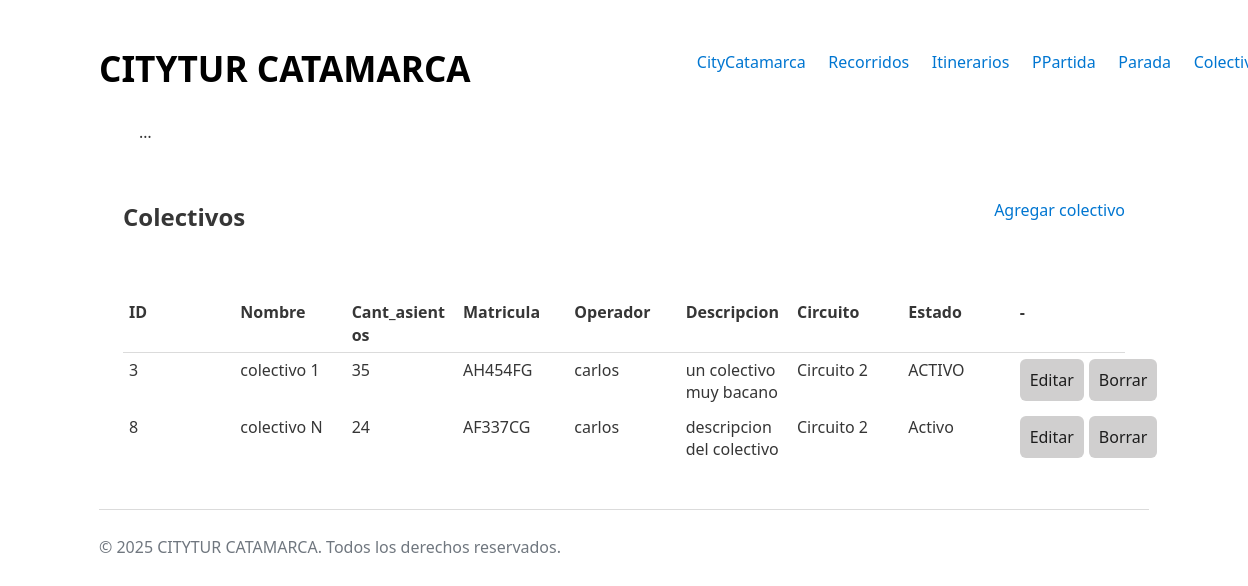
/colectivos/lista_colectivo/, run on the app's committed database.
### colectivos/models.py (models this page shows, shortened)
class Colectivo(models.Model):
    nombre = models.CharField(max_length= 20, default= 'sin nombre')
    cant_asientos = models.IntegerField()
    cant_ocupados = models.IntegerField(default= 0)
    matricula = models.CharField(max_length= 20)
    operador = models.ForeignKey(Usuario, on_delete= models.CASCADE)
    descripcion = models.TextField(max_length= 200, default= 'sin descripcion')
    circuito = models.ForeignKey(Circuito,
                                    on_delete= models.CASCADE,
                                    default= None,
                                    null=True,
                                    blank=True
                                )
    STATE_CHOICES = [
        ('ELIMINADO', 'Eliminado'),
        ('ACTIVO', 'Activo'),
        ('BAJA', 'Baja'),
    ]
    estado = models.CharField(max_length= 20, choices= STATE_CHOICES, default='ACTIVO')

### usuarios/models.py (models this page shows)
class Usuario(models.Model):
    dni = models.IntegerField()
    gmail = models.EmailField()
    nombre = models.CharField(max_length= 50)
    password = models.CharField(max_length= 50)
    ROLE_CHOICES = [
        ('TURISTA', 'Turista'),
        ('OPERADOR', 'Operador'),
        ('ADMIN', 'Admin'),
    ]
    rol = models.CharField(max_length=20, choices=ROLE_CHOICES)

### recorridos/models.py (models this page shows, shortened)
class Circuito(models.Model):
    nombre = models.CharField(max_length= 50)
    horario = models.DateTimeField()
    origen = models.CharField(max_length= 50, default='sin origen')
    destino = models.CharField(max_length= 50, default= 'sin destino')
    itinerario = models.ForeignKey(Itinerario, on_delete= models.CASCADE)
    STATE_CHOICES = [
        ('ELIMINADO', 'Eliminado'),
        ('ACTIVO', 'Activo'),
        ('BAJA', 'Baja'),
    ]
    estado = models.CharField(max_length= 20, choices= STATE_CHOICES, default= 'ACTIVO')

### colectivos/views.py (the view)
# urls.py: path('lista_colectivo/', views.lista_colectivo, name= 'colectivo_listar'),
def lista_colectivo(request):
    colectivos = Colectivo.objects.all()
    return render(request, 'colectivo_lista.html', {'colectivos': colectivos})

### colectivos/templates/colectivo_lista.html (shortened to what this page needs)
{% extends 'base.html' %}
{% block body_id %}colectivo_form{% endblock %}
{% block content %}
<main id="main-form">
    <div class="div-container">
        <h2> Colectivos </h2>
        <a href="{% url 'colectivos:colectivo_formulario' %}">Agregar colectivo</a>
    </div>
    <table class="table_view">
        <thead>
            <tr>
                <th>ID</th>
                <th>Nombre</th>
                <th>Cant_asientos</th>
                <th>Matricula</th>
                <th>Operador</th>
                <th>Descripcion</th>
                <th>Circuito</th>
                <th>Estado</th>
                <th>-</th>
            </tr>
        </thead>
        <tbody>
            {% for colectivo in colectivos %}
                <tr>
                    <td>{{ colectivo.pk }}</td>
                    <td>{{ colectivo.nombre }}</td>
                    <td>{{ colectivo.cant_asientos }}</td>
                    <td>{{ colectivo.matricula }}</td>
                    <td>{{ colectivo.operador.nombre }}</td>
                    <td>{{ colectivo.descripcion }}</td>
                    <td>{{ colectivo.circuito.nombre }}</td>
                    <td>{{ colectivo.estado }}</td>
                    <td class="td-btn">
                        <a class="btn btn-small" href="{% url 'colectivos:colectivo_editar' colectivo.pk %}"><button>Editar</button></a>
                        <form action="{% url 'colectivos:colectivo_eliminar' colectivo.pk %}" method="POST" style="display:inline;"
                            onsubmit="return confirm('Eliminar colectivo {{ colectivo.nombre }}?');">
                            <button type="submit">Borrar</button>
                        </form>
                    </td>
                </tr>
            {% empty %}
                <tr><td colspan="5">No hay colectivos cargados.</td></tr>
            {% endfor %}
        </tbody>
    </table>
</main>
{% endblock %}
{% block footer_script %}
    {{ block.super }}
{% endblock %}

### core/static/css/styles.css (style rules this page uses)
:root { --background-body: #fff; --background: #efefef; --background-alt: #f7f7f7; --selection: #9e9e9e; --text-main: #363636; --text-bright: #000; --text-muted: #70777f; --links: #0076d1; --focus: #0096bfab; --border: #dbdbdb; --button-base: #d0cfcf; --button-hover: #9b9b9b; --scrollbar-thumb: rgb(170, 170, 170); --scrollbar-thumb-hover: var(--button-hover); --form-placeholder: #949494; --form-text: #1d1d1d; }
html { scrollbar-color: #040a0f #202b38; scrollbar-color: var(--scrollbar-thumb) var(--background-body); scrollbar-width: thin; }
body { font-family: system-ui, -apple-system, BlinkMacSystemFont, 'Segoe UI', 'Roboto', 'Oxygen', 'Ubuntu', 'Cantarell', 'Fira Sans', 'Droid Sans', 'Helvetica Neue', 'Segoe UI Emoji', 'Apple Color Emoji', 'Noto Color Emoji', sans-serif; line-height: 1.4; max-width: 1050px; margin: 20px auto; padding: 0 10px; word-wrap: break-word; color: #363636; color: var(--text-main); background: #fff; background: var(--background-body); text-rendering: optimizeLegibility; }
button { color: #1d1d1d; color: var(--form-text); background-color: #d0cfcf; background-color: var(--button-base); font-family: inherit; font-size: inherit; padding-right: 30px; padding-left: 30px; padding: 10px; border: none; border-radius: 6px; outline: none; }
h1, h2, h3, h4, h5, h6 { margin-bottom: 12px; margin-top: 24px; }
a { text-decoration: none; color: var(--links); }
main { padding-top: 10%; padding-bottom: 10%; }
#main-form { display: flex; flex-direction: column; }
table { border-collapse: collapse; margin-bottom: 10px; width: 100%; table-layout: fixed; }
td, th { padding: 6px; text-align: left; vertical-align: top; word-wrap: break-word; }
thead { border-bottom: 1px solid #dbdbdb; border-bottom: 1px solid var(--border); }

### colectivos/templates/colectivo_lista.html (style rules this page uses)
#main-form { width: 100%; max-width: 1200px; margin: 32px auto; padding: 0 24px; box-sizing: border-box; }
.td-btn { display: flex; flex-direction: row; gap: 5px; }
.div-container { display: flex; flex-direction: row; justify-content: space-between; align-items: center; padding-bottom: 50px; }

### data on the page
Colectivo: pk "3", nombre "colectivo 1", cant_asientos "35", matricula "AH454FG", operador.nombre "carlos", descripcion "un colectivo muy bacano", circuito.nombre "Circuito 2", estado "ACTIVO"
Colectivo: pk "8", nombre "colectivo N", cant_asientos "24", matricula "AF337CG", operador.nombre "carlos", descripcion "descripcion del colectivo", circuito.nombre "Circuito 2", estado "Activo"
